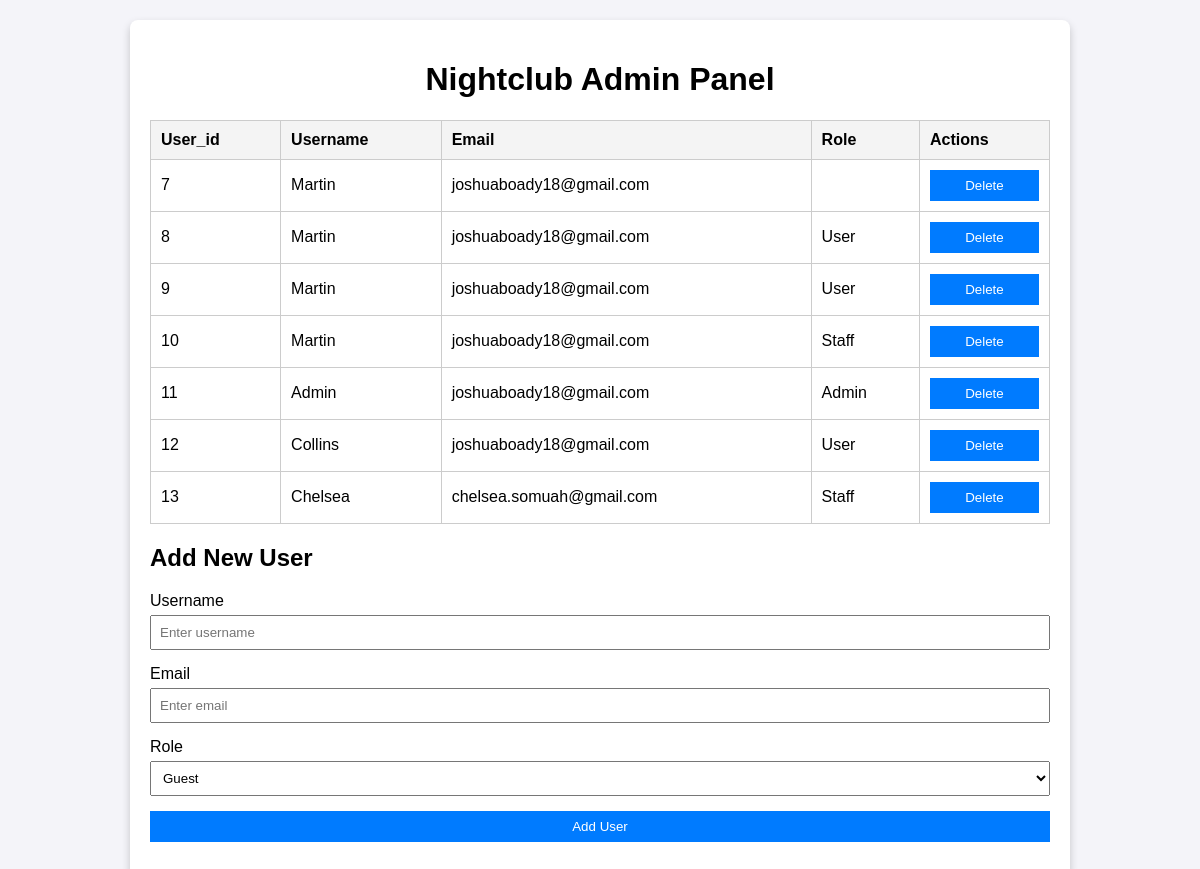
The app's page /adminpage.php with its own data.
### tables this page shows
CREATE TABLE `users` (
  `User_id` int(11) NOT NULL,
  `Username` varchar(50) NOT NULL,
  `Email` varchar(100) NOT NULL,
  `Password` varchar(255) NOT NULL,
  `Phone_number` varchar(15) NOT NULL,
  `Membership_level` enum('Bronze','Silver','Gold','') NOT NULL,
  `Loyalty_points` int(11)  not NULL,
  `Created_at` timestamp NOT NULL DEFAULT current_timestamp(),
  `Role` varchar(20) NOT NULL
);

### adminpage.php (the view, shortened to what this page needs)
<?php
$username = "root";
$password = "";
$dbname = "Nightlife_hub";
$conn = new mysqli($servername, $username, $password, $dbname);
$sql = "SELECT * FROM users";
$result = $conn->query($sql);
?>
<!DOCTYPE html>
<html lang="en">
<head>
</head>
<body>
    <div class="container">
        <h1>Nightclub Admin Panel</h1>
        <table>
            <thead>
                <tr>
                    <th>User_id</th>
                    <th>Username</th>
                    <th>Email</th>
                    <th>Role</th>
                    <th>Actions</th>
                </tr>
            </thead>
            <tbody>
                <?php
                if ($result->num_rows > 0) {
                    while ($row = $result->fetch_assoc()) {
                        $id = isset($row['User_id']) ? $row['User_id'] : 'N/A';
                        $username = isset($row['Username']) ? $row['Username'] : 'N/A';
                        $email = isset($row['Email']) ? $row['Email'] : 'N/A';
                        $role = isset($row['Role']) ? $row['Role'] : 'N/A';
                        echo "<tr>
                            <td>$id</td>
                            <td>$username</td>
                            <td>$email</td>
                            <td>$role</td>
                            <td>
                                <form action='admin-handler.php' method='post' style='display:inline;'>
                                    <input type='hidden' name='user_id' value='$id'>
                                    <button type='submit' name='action' value='delete' onclick=\"return confirm('Are you sure you want to delete this user?');\">Delete</button>
                                </form>
                            </td>
                        </tr>";
                    }
                } else {
                    echo "<tr><td colspan='5'>No users found.</td></tr>";
                }
                ?>
            </tbody>
        </table>
        <form action="admin-handler.php" method="post">
            <h2>Add New User</h2>
            <div>
                <label for="username">Username</label>
                <input type="text" id="username" name="username" placeholder="Enter username" required>
            </div>
            <div>
                <label for="email">Email</label>
                <input type="email" id="email" name="email" placeholder="Enter email" required>
            </div>
            <div>
                <label for="role">Role</label>
                <select id="role" name="role">
                    <option value="guest">Guest</option>
                </select>
            </div>
            <div>
                <button type="submit" name="action" value="add">Add User</button>
            </div>
        </form>
    </div>
</body>
</html>

### adminpage.php (style rules this page uses)
body { font-family: Arial, sans-serif; margin: 20px; background-color: #f4f4f9; }
.container { max-width: 900px; margin: auto; padding: 20px; background: #fff; border-radius: 8px; box-shadow: 0 4px 8px rgba(0, 0, 0, 0.2); }
h1 { text-align: center; }
table { width: 100%; border-collapse: collapse; margin-top: 20px; }
table th, table td { border: 1px solid #ccc; padding: 10px; text-align: left; }
table th { background-color: #f4f4f4; }
form { margin-top: 20px; }
form div { margin-bottom: 15px; }
form label { display: block; margin-bottom: 5px; }
form input, form select, form button { width: 100%; padding: 8px; box-sizing: border-box; }
form button { background-color: #007bff; color: #fff; border: none; cursor: pointer; }

### records on screen
users: User_id "7", Username "Martin", Email "joshuaboady18@gmail.com"
users: User_id "8", Username "Martin", Email "joshuaboady18@gmail.com", Role "User"
users: User_id "9", Username "Martin", Email "joshuaboady18@gmail.com", Role "User"
users: User_id "10", Username "Martin", Email "joshuaboady18@gmail.com", Role "Staff"
users: User_id "11", Username "Admin", Email "joshuaboady18@gmail.com", Role "Admin"
users: User_id "12", Username "Collins", Email "joshuaboady18@gmail.com", Role "User"
users: User_id "13", Username "Chelsea", Email "chelsea.somuah@gmail.com", Role "Staff"
